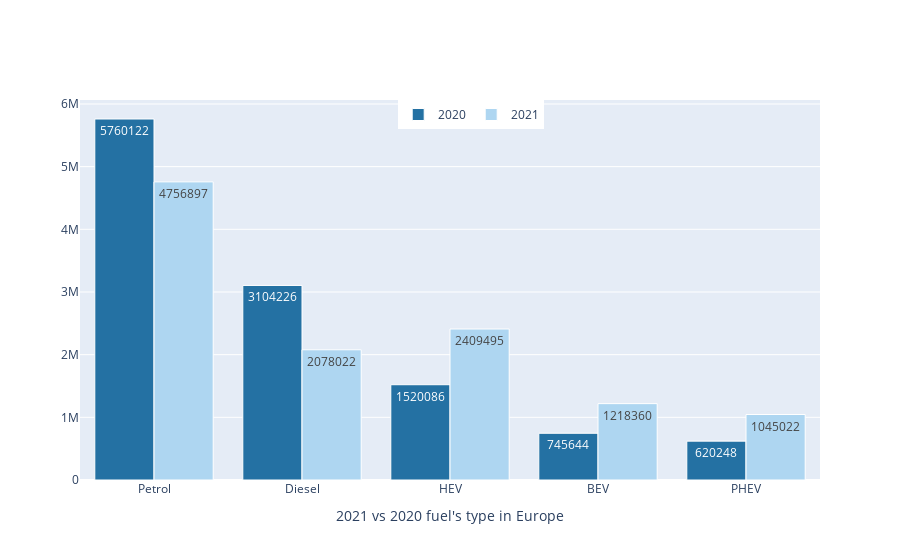

The code cell stored with this chart in its notebook:
### Code cell
"""
Gráfico para comparar la venta de vehiculos según su tipo de combustión respecto al año 2020
"""

trace1 = go.Bar(x = EUbyFuel['Model'],
               y = EUbyFuel[2020],
               text = EUbyFuel[2020],
               name = '2020', 
                marker = dict(color = '#2471A3',
                            line = dict(color = '#FFFFFF', width = 1)))

trace2 = go.Bar(x = EUbyFuel['Model'],
               y = EUbyFuel[2021],
               text = EUbyFuel[2021],
               name = '2021',           
               marker = dict(color = '#AED6F1',
                            line = dict(color = '#FFFFFF', width = 1)))

data = [trace1, trace2]   
layout = go.Layout(barmode = "group")
fig = go.Figure(data = data, layout=layout) 


fig.update_layout(xaxis_title="2021 vs 2020 fuel's type in Europe",
    legend=dict(
    orientation = 'h',
    yanchor="top",
    y=1,
    x=0.43))

iplot(fig)

'''
Vemos como los carburanets tradicionales tienden a disminuir, mientras que los modelos electricos tienden a aumentar pese a la disminucion de las ventas de vehiculos.
'''

### Figure 1 — Plotly figure (JSON) as saved in the notebook; plotly's stock layout.template omitted (floating-point values rounded to 4 significant figures)
{"data": [{"marker": {"color": "#2471A3", "line": {"color": "#FFFFFF", "width": 1}}, "name": "2020", "text": [5760122, 3104226, 1520086, 745644, 620248], "type": "bar", "x": ["Petrol", "Diesel", "HEV", "BEV", "PHEV"], "y": [5760122, 3104226, 1520086, 745644, 620248]}, {"marker": {"color": "#AED6F1", "line": {"color": "#FFFFFF", "width": 1}}, "name": "2021", "text": [4756897, 2078022, 2409495, 1218360, 1045022], "type": "bar", "x": ["Petrol", "Diesel", "HEV", "BEV", "PHEV"], "y": [4756897, 2078022, 2409495, 1218360, 1045022]}], "layout": {"barmode": "group", "legend": {"orientation": "h", "x": 0.43, "y": 1, "yanchor": "top"}, "xaxis": {"title": {"text": "2021 vs 2020 fuel's type in Europe"}}}}
